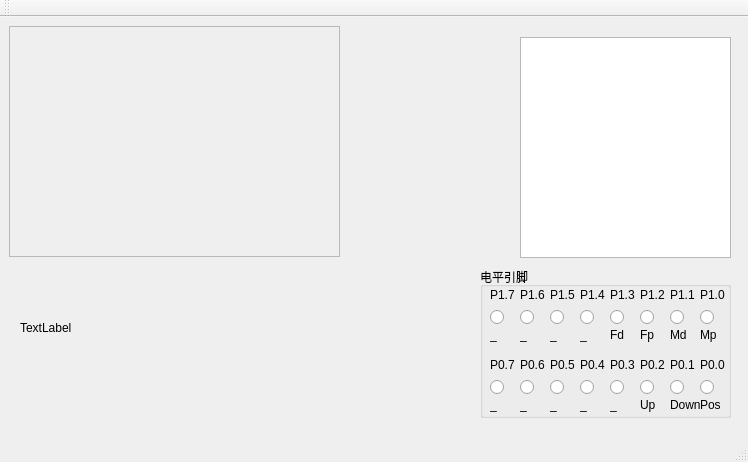
<?xml version="1.0" encoding="UTF-8"?>
<ui version="4.0">
 <class>AutoSampler</class>
 <widget class="QMainWindow" name="AutoSampler">
  <property name="geometry">
   <rect>
    <x>0</x>
    <y>0</y>
    <width>748</width>
    <height>462</height>
   </rect>
  </property>
  <property name="windowTitle">
   <string>AutoSampler</string>
  </property>
  <widget class="QWidget" name="centralWidget">
   <widget class="QScrollArea" name="scrollArea">
    <property name="geometry">
     <rect>
      <x>9</x>
      <y>9</y>
      <width>331</width>
      <height>231</height>
     </rect>
    </property>
    <property name="widgetResizable">
     <bool>true</bool>
    </property>
    <widget class="QWidget" name="scrollAreaWidgetContents">
     <property name="geometry">
      <rect>
       <x>0</x>
       <y>0</y>
       <width>329</width>
       <height>229</height>
      </rect>
     </property>
    </widget>
   </widget>
   <widget class="QTextEdit" name="textEdit">
    <property name="geometry">
     <rect>
      <x>520</x>
      <y>20</y>
      <width>211</width>
      <height>221</height>
     </rect>
    </property>
    <property name="verticalScrollBarPolicy">
     <enum>Qt::ScrollBarAsNeeded</enum>
    </property>
    <property name="horizontalScrollBarPolicy">
     <enum>Qt::ScrollBarAsNeeded</enum>
    </property>
   </widget>
   <widget class="QLabel" name="lab_pic">
    <property name="geometry">
     <rect>
      <x>20</x>
      <y>290</y>
      <width>81</width>
      <height>41</height>
     </rect>
    </property>
    <property name="text">
     <string>TextLabel</string>
    </property>
   </widget>
   <widget class="QGroupBox" name="groupBox">
    <property name="geometry">
     <rect>
      <x>480</x>
      <y>250</y>
      <width>251</width>
      <height>151</height>
     </rect>
    </property>
    <property name="title">
     <string>电平引脚</string>
    </property>
    <widget class="QLabel" name="label_14">
     <property name="geometry">
      <rect>
       <x>40</x>
       <y>60</y>
       <width>16</width>
       <height>16</height>
      </rect>
     </property>
     <property name="text">
      <string>_</string>
     </property>
    </widget>
    <widget class="QLabel" name="label_10">
     <property name="geometry">
      <rect>
       <x>100</x>
       <y>60</y>
       <width>16</width>
       <height>16</height>
      </rect>
     </property>
     <property name="text">
      <string>_</string>
     </property>
    </widget>
    <widget class="QLabel" name="label_16">
     <property name="geometry">
      <rect>
       <x>10</x>
       <y>60</y>
       <width>16</width>
       <height>16</height>
      </rect>
     </property>
     <property name="text">
      <string>_</string>
     </property>
    </widget>
    <widget class="QLabel" name="label_2">
     <property name="geometry">
      <rect>
       <x>220</x>
       <y>60</y>
       <width>16</width>
       <height>16</height>
      </rect>
     </property>
     <property name="text">
      <string>Mp</string>
     </property>
    </widget>
    <widget class="QLabel" name="label_13">
     <property name="geometry">
      <rect>
       <x>40</x>
       <y>20</y>
       <width>31</width>
       <height>16</height>
      </rect>
     </property>
     <property name="text">
      <string>P1.6</string>
     </property>
    </widget>
    <widget class="QLabel" name="label_5">
     <property name="geometry">
      <rect>
       <x>160</x>
       <y>20</y>
       <width>31</width>
       <height>16</height>
      </rect>
     </property>
     <property name="text">
      <string>P1.2</string>
     </property>
    </widget>
    <widget class="QLabel" name="label_4">
     <property name="geometry">
      <rect>
       <x>190</x>
       <y>60</y>
       <width>16</width>
       <height>16</height>
      </rect>
     </property>
     <property name="text">
      <string>Md</string>
     </property>
    </widget>
    <widget class="QGroupBox" name="groupBox_8">
     <property name="geometry">
      <rect>
       <x>40</x>
       <y>40</y>
       <width>21</width>
       <height>21</height>
      </rect>
     </property>
     <property name="styleSheet">
      <string notr="true">border:none;</string>
     </property>
     <property name="title">
      <string/>
     </property>
     <widget class="QRadioButton" name="rad_1_6">
      <property name="geometry">
       <rect>
        <x>0</x>
        <y>0</y>
        <width>16</width>
        <height>21</height>
       </rect>
      </property>
      <property name="text">
       <string/>
      </property>
     </widget>
    </widget>
    <widget class="QGroupBox" name="groupBox_2">
     <property name="geometry">
      <rect>
       <x>220</x>
       <y>40</y>
       <width>21</width>
       <height>21</height>
      </rect>
     </property>
     <property name="styleSheet">
      <string notr="true">border:none;</string>
     </property>
     <property name="title">
      <string/>
     </property>
     <widget class="QRadioButton" name="rad_1_0">
      <property name="geometry">
       <rect>
        <x>0</x>
        <y>0</y>
        <width>16</width>
        <height>21</height>
       </rect>
      </property>
      <property name="text">
       <string/>
      </property>
     </widget>
    </widget>
    <widget class="QLabel" name="label_3">
     <property name="geometry">
      <rect>
       <x>190</x>
       <y>20</y>
       <width>31</width>
       <height>16</height>
      </rect>
     </property>
     <property name="text">
      <string>P1.1</string>
     </property>
    </widget>
    <widget class="QLabel" name="label_7">
     <property name="geometry">
      <rect>
       <x>130</x>
       <y>20</y>
       <width>31</width>
       <height>16</height>
      </rect>
     </property>
     <property name="text">
      <string>P1.3</string>
     </property>
    </widget>
    <widget class="QGroupBox" name="groupBox_6">
     <property name="geometry">
      <rect>
       <x>100</x>
       <y>40</y>
       <width>21</width>
       <height>21</height>
      </rect>
     </property>
     <property name="styleSheet">
      <string notr="true">border:none;</string>
     </property>
     <property name="title">
      <string/>
     </property>
     <widget class="QRadioButton" name="rad_1_4">
      <property name="geometry">
       <rect>
        <x>0</x>
        <y>0</y>
        <width>16</width>
        <height>21</height>
       </rect>
      </property>
      <property name="text">
       <string/>
      </property>
     </widget>
    </widget>
    <widget class="QLabel" name="label">
     <property name="geometry">
      <rect>
       <x>220</x>
       <y>20</y>
       <width>31</width>
       <height>16</height>
      </rect>
     </property>
     <property name="text">
      <string>P1.0</string>
     </property>
    </widget>
    <widget class="QGroupBox" name="groupBox_7">
     <property name="geometry">
      <rect>
       <x>70</x>
       <y>40</y>
       <width>21</width>
       <height>21</height>
      </rect>
     </property>
     <property name="styleSheet">
      <string notr="true">border:none;</string>
     </property>
     <property name="title">
      <string/>
     </property>
     <widget class="QRadioButton" name="rad_1_5">
      <property name="geometry">
       <rect>
        <x>0</x>
        <y>0</y>
        <width>16</width>
        <height>21</height>
       </rect>
      </property>
      <property name="text">
       <string/>
      </property>
     </widget>
    </widget>
    <widget class="QLabel" name="label_6">
     <property name="geometry">
      <rect>
       <x>160</x>
       <y>60</y>
       <width>16</width>
       <height>16</height>
      </rect>
     </property>
     <property name="text">
      <string>Fp</string>
     </property>
    </widget>
    <widget class="QLabel" name="label_9">
     <property name="geometry">
      <rect>
       <x>100</x>
       <y>20</y>
       <width>31</width>
       <height>16</height>
      </rect>
     </property>
     <property name="text">
      <string>P1.4</string>
     </property>
    </widget>
    <widget class="QLabel" name="label_15">
     <property name="geometry">
      <rect>
       <x>10</x>
       <y>20</y>
       <width>31</width>
       <height>16</height>
      </rect>
     </property>
     <property name="text">
      <string>P1.7</string>
     </property>
    </widget>
    <widget class="QLabel" name="label_8">
     <property name="geometry">
      <rect>
       <x>130</x>
       <y>60</y>
       <width>16</width>
       <height>16</height>
      </rect>
     </property>
     <property name="text">
      <string>Fd</string>
     </property>
    </widget>
    <widget class="QGroupBox" name="groupBox_4">
     <property name="geometry">
      <rect>
       <x>160</x>
       <y>40</y>
       <width>21</width>
       <height>21</height>
      </rect>
     </property>
     <property name="styleSheet">
      <string notr="true">border:none;</string>
     </property>
     <property name="title">
      <string/>
     </property>
     <widget class="QRadioButton" name="rad_1_2">
      <property name="geometry">
       <rect>
        <x>0</x>
        <y>0</y>
        <width>16</width>
        <height>21</height>
       </rect>
      </property>
      <property name="text">
       <string/>
      </property>
     </widget>
    </widget>
    <widget class="QLabel" name="label_11">
     <property name="geometry">
      <rect>
       <x>70</x>
       <y>20</y>
       <width>31</width>
       <height>16</height>
      </rect>
     </property>
     <property name="text">
      <string>P1.5</string>
     </property>
    </widget>
    <widget class="QGroupBox" name="groupBox_3">
     <property name="geometry">
      <rect>
       <x>190</x>
       <y>40</y>
       <width>21</width>
       <height>21</height>
      </rect>
     </property>
     <property name="styleSheet">
      <string notr="true">border:none;</string>
     </property>
     <property name="title">
      <string/>
     </property>
     <widget class="QRadioButton" name="rad_1_1">
      <property name="geometry">
       <rect>
        <x>0</x>
        <y>0</y>
        <width>16</width>
        <height>21</height>
       </rect>
      </property>
      <property name="text">
       <string/>
      </property>
     </widget>
    </widget>
    <widget class="QGroupBox" name="groupBox_5">
     <property name="geometry">
      <rect>
       <x>130</x>
       <y>40</y>
       <width>21</width>
       <height>21</height>
      </rect>
     </property>
     <property name="styleSheet">
      <string notr="true">border:none;</string>
     </property>
     <property name="title">
      <string/>
     </property>
     <widget class="QRadioButton" name="rad_1_3">
      <property name="geometry">
       <rect>
        <x>0</x>
        <y>0</y>
        <width>16</width>
        <height>21</height>
       </rect>
      </property>
      <property name="text">
       <string/>
      </property>
     </widget>
    </widget>
    <widget class="QLabel" name="label_12">
     <property name="geometry">
      <rect>
       <x>70</x>
       <y>60</y>
       <width>16</width>
       <height>16</height>
      </rect>
     </property>
     <property name="text">
      <string>_</string>
     </property>
    </widget>
    <widget class="QGroupBox" name="groupBox_9">
     <property name="geometry">
      <rect>
       <x>10</x>
       <y>40</y>
       <width>21</width>
       <height>21</height>
      </rect>
     </property>
     <property name="styleSheet">
      <string notr="true">border:none;</string>
     </property>
     <property name="title">
      <string/>
     </property>
     <widget class="QRadioButton" name="rad_1_7">
      <property name="geometry">
       <rect>
        <x>0</x>
        <y>0</y>
        <width>16</width>
        <height>21</height>
       </rect>
      </property>
      <property name="text">
       <string/>
      </property>
     </widget>
    </widget>
    <widget class="QGroupBox" name="groupBox_11">
     <property name="geometry">
      <rect>
       <x>40</x>
       <y>110</y>
       <width>21</width>
       <height>21</height>
      </rect>
     </property>
     <property name="styleSheet">
      <string notr="true">border:none;</string>
     </property>
     <property name="title">
      <string/>
     </property>
     <widget class="QRadioButton" name="rad_0_6">
      <property name="geometry">
       <rect>
        <x>0</x>
        <y>0</y>
        <width>16</width>
        <height>21</height>
       </rect>
      </property>
      <property name="text">
       <string/>
      </property>
     </widget>
    </widget>
    <widget class="QGroupBox" name="groupBox_13">
     <property name="geometry">
      <rect>
       <x>70</x>
       <y>110</y>
       <width>21</width>
       <height>21</height>
      </rect>
     </property>
     <property name="styleSheet">
      <string notr="true">border:none;</string>
     </property>
     <property name="title">
      <string/>
     </property>
     <widget class="QRadioButton" name="rad_0_5">
      <property name="geometry">
       <rect>
        <x>0</x>
        <y>0</y>
        <width>16</width>
        <height>21</height>
       </rect>
      </property>
      <property name="text">
       <string/>
      </property>
     </widget>
    </widget>
    <widget class="QGroupBox" name="groupBox_15">
     <property name="geometry">
      <rect>
       <x>190</x>
       <y>110</y>
       <width>21</width>
       <height>21</height>
      </rect>
     </property>
     <property name="styleSheet">
      <string notr="true">border:none;</string>
     </property>
     <property name="title">
      <string/>
     </property>
     <widget class="QRadioButton" name="rad_0_1">
      <property name="geometry">
       <rect>
        <x>0</x>
        <y>0</y>
        <width>16</width>
        <height>21</height>
       </rect>
      </property>
      <property name="text">
       <string/>
      </property>
     </widget>
    </widget>
    <widget class="QLabel" name="label_32">
     <property name="geometry">
      <rect>
       <x>70</x>
       <y>130</y>
       <width>16</width>
       <height>16</height>
      </rect>
     </property>
     <property name="text">
      <string>_</string>
     </property>
    </widget>
    <widget class="QLabel" name="label_27">
     <property name="geometry">
      <rect>
       <x>160</x>
       <y>130</y>
       <width>16</width>
       <height>16</height>
      </rect>
     </property>
     <property name="text">
      <string>Up</string>
     </property>
    </widget>
    <widget class="QLabel" name="label_17">
     <property name="geometry">
      <rect>
       <x>100</x>
       <y>130</y>
       <width>16</width>
       <height>16</height>
      </rect>
     </property>
     <property name="text">
      <string>_</string>
     </property>
    </widget>
    <widget class="QGroupBox" name="groupBox_10">
     <property name="geometry">
      <rect>
       <x>220</x>
       <y>110</y>
       <width>21</width>
       <height>21</height>
      </rect>
     </property>
     <property name="styleSheet">
      <string notr="true">border:none</string>
     </property>
     <property name="title">
      <string/>
     </property>
     <property name="flat">
      <bool>false</bool>
     </property>
     <widget class="QRadioButton" name="rad_0_0">
      <property name="geometry">
       <rect>
        <x>0</x>
        <y>0</y>
        <width>16</width>
        <height>21</height>
       </rect>
      </property>
      <property name="text">
       <string/>
      </property>
     </widget>
    </widget>
    <widget class="QGroupBox" name="groupBox_16">
     <property name="geometry">
      <rect>
       <x>130</x>
       <y>110</y>
       <width>21</width>
       <height>21</height>
      </rect>
     </property>
     <property name="styleSheet">
      <string notr="true">border:none;</string>
     </property>
     <property name="title">
      <string/>
     </property>
     <widget class="QRadioButton" name="rad_0_3">
      <property name="geometry">
       <rect>
        <x>0</x>
        <y>0</y>
        <width>16</width>
        <height>21</height>
       </rect>
      </property>
      <property name="text">
       <string/>
      </property>
     </widget>
    </widget>
    <widget class="QLabel" name="label_19">
     <property name="geometry">
      <rect>
       <x>10</x>
       <y>130</y>
       <width>16</width>
       <height>16</height>
      </rect>
     </property>
     <property name="text">
      <string>_</string>
     </property>
    </widget>
    <widget class="QLabel" name="label_26">
     <property name="geometry">
      <rect>
       <x>220</x>
       <y>90</y>
       <width>31</width>
       <height>16</height>
      </rect>
     </property>
     <property name="text">
      <string>P0.0</string>
     </property>
    </widget>
    <widget class="QLabel" name="label_31">
     <property name="geometry">
      <rect>
       <x>70</x>
       <y>90</y>
       <width>31</width>
       <height>16</height>
      </rect>
     </property>
     <property name="text">
      <string>P0.5</string>
     </property>
    </widget>
    <widget class="QGroupBox" name="groupBox_12">
     <property name="geometry">
      <rect>
       <x>100</x>
       <y>110</y>
       <width>21</width>
       <height>21</height>
      </rect>
     </property>
     <property name="styleSheet">
      <string notr="true">border:none;</string>
     </property>
     <property name="title">
      <string/>
     </property>
     <widget class="QRadioButton" name="rad_0_4">
      <property name="geometry">
       <rect>
        <x>0</x>
        <y>0</y>
        <width>16</width>
        <height>21</height>
       </rect>
      </property>
      <property name="text">
       <string/>
      </property>
     </widget>
    </widget>
    <widget class="QGroupBox" name="groupBox_17">
     <property name="geometry">
      <rect>
       <x>10</x>
       <y>110</y>
       <width>21</width>
       <height>21</height>
      </rect>
     </property>
     <property name="styleSheet">
      <string notr="true">border:none;</string>
     </property>
     <property name="title">
      <string/>
     </property>
     <widget class="QRadioButton" name="rad_0_7">
      <property name="geometry">
       <rect>
        <x>0</x>
        <y>0</y>
        <width>16</width>
        <height>21</height>
       </rect>
      </property>
      <property name="text">
       <string/>
      </property>
     </widget>
    </widget>
    <widget class="QGroupBox" name="groupBox_14">
     <property name="geometry">
      <rect>
       <x>160</x>
       <y>110</y>
       <width>21</width>
       <height>21</height>
      </rect>
     </property>
     <property name="styleSheet">
      <string notr="true">border:none;</string>
     </property>
     <property name="title">
      <string/>
     </property>
     <widget class="QRadioButton" name="rad_0_2">
      <property name="geometry">
       <rect>
        <x>0</x>
        <y>0</y>
        <width>16</width>
        <height>21</height>
       </rect>
      </property>
      <property name="text">
       <string/>
      </property>
     </widget>
    </widget>
    <widget class="QLabel" name="label_22">
     <property name="geometry">
      <rect>
       <x>160</x>
       <y>90</y>
       <width>31</width>
       <height>16</height>
      </rect>
     </property>
     <property name="text">
      <string>P0.2</string>
     </property>
    </widget>
    <widget class="QLabel" name="label_24">
     <property name="geometry">
      <rect>
       <x>190</x>
       <y>90</y>
       <width>31</width>
       <height>16</height>
      </rect>
     </property>
     <property name="text">
      <string>P0.1</string>
     </property>
    </widget>
    <widget class="QLabel" name="label_21">
     <property name="geometry">
      <rect>
       <x>220</x>
       <y>130</y>
       <width>21</width>
       <height>16</height>
      </rect>
     </property>
     <property name="text">
      <string>Pos</string>
     </property>
    </widget>
    <widget class="QLabel" name="label_25">
     <property name="geometry">
      <rect>
       <x>130</x>
       <y>90</y>
       <width>31</width>
       <height>16</height>
      </rect>
     </property>
     <property name="text">
      <string>P0.3</string>
     </property>
    </widget>
    <widget class="QLabel" name="label_29">
     <property name="geometry">
      <rect>
       <x>10</x>
       <y>90</y>
       <width>31</width>
       <height>16</height>
      </rect>
     </property>
     <property name="text">
      <string>P0.7</string>
     </property>
    </widget>
    <widget class="QLabel" name="label_30">
     <property name="geometry">
      <rect>
       <x>130</x>
       <y>130</y>
       <width>16</width>
       <height>16</height>
      </rect>
     </property>
     <property name="text">
      <string>_</string>
     </property>
    </widget>
    <widget class="QLabel" name="label_23">
     <property name="geometry">
      <rect>
       <x>190</x>
       <y>130</y>
       <width>31</width>
       <height>16</height>
      </rect>
     </property>
     <property name="text">
      <string>Down</string>
     </property>
    </widget>
    <widget class="QLabel" name="label_20">
     <property name="geometry">
      <rect>
       <x>40</x>
       <y>90</y>
       <width>31</width>
       <height>16</height>
      </rect>
     </property>
     <property name="text">
      <string>P0.6</string>
     </property>
    </widget>
    <widget class="QLabel" name="label_18">
     <property name="geometry">
      <rect>
       <x>40</x>
       <y>130</y>
       <width>16</width>
       <height>16</height>
      </rect>
     </property>
     <property name="text">
      <string>_</string>
     </property>
    </widget>
    <widget class="QLabel" name="label_28">
     <property name="geometry">
      <rect>
       <x>100</x>
       <y>90</y>
       <width>31</width>
       <height>16</height>
      </rect>
     </property>
     <property name="text">
      <string>P0.4</string>
     </property>
    </widget>
    <zorder>label_2</zorder>
    <zorder>label</zorder>
    <zorder>groupBox_2</zorder>
    <zorder>label_4</zorder>
    <zorder>groupBox_3</zorder>
    <zorder>label_3</zorder>
    <zorder>label_4</zorder>
    <zorder>groupBox_3</zorder>
    <zorder>label_3</zorder>
    <zorder>groupBox_4</zorder>
    <zorder>label_5</zorder>
    <zorder>label_6</zorder>
    <zorder>label_8</zorder>
    <zorder>label_7</zorder>
    <zorder>groupBox_5</zorder>
    <zorder>label_8</zorder>
    <zorder>label_7</zorder>
    <zorder>groupBox_5</zorder>
    <zorder>label_10</zorder>
    <zorder>label_9</zorder>
    <zorder>groupBox_6</zorder>
    <zorder>label_12</zorder>
    <zorder>groupBox_7</zorder>
    <zorder>label_11</zorder>
    <zorder>label_14</zorder>
    <zorder>label_13</zorder>
    <zorder>groupBox_8</zorder>
    <zorder>label_16</zorder>
    <zorder>label_15</zorder>
    <zorder>groupBox_9</zorder>
    <zorder>label_14</zorder>
    <zorder>label_10</zorder>
    <zorder>label_16</zorder>
    <zorder>label_2</zorder>
    <zorder>label_13</zorder>
    <zorder>label_5</zorder>
    <zorder>label_4</zorder>
    <zorder>groupBox_8</zorder>
    <zorder>groupBox_2</zorder>
    <zorder>label_3</zorder>
    <zorder>label_7</zorder>
    <zorder>groupBox_6</zorder>
    <zorder>label</zorder>
    <zorder>groupBox_7</zorder>
    <zorder>label_6</zorder>
    <zorder>label_9</zorder>
    <zorder>label_15</zorder>
    <zorder>label_8</zorder>
    <zorder>groupBox_4</zorder>
    <zorder>label_11</zorder>
    <zorder>groupBox_3</zorder>
    <zorder>groupBox_5</zorder>
    <zorder>label_12</zorder>
    <zorder>groupBox_9</zorder>
    <zorder>label_14</zorder>
    <zorder>label_10</zorder>
    <zorder>label_16</zorder>
    <zorder>label_2</zorder>
    <zorder>label_13</zorder>
    <zorder>label_5</zorder>
    <zorder>label_4</zorder>
    <zorder>groupBox_8</zorder>
    <zorder>groupBox_2</zorder>
    <zorder>label_3</zorder>
    <zorder>label_7</zorder>
    <zorder>groupBox_6</zorder>
    <zorder>label</zorder>
    <zorder>groupBox_7</zorder>
    <zorder>label_6</zorder>
    <zorder>label_9</zorder>
    <zorder>label_15</zorder>
    <zorder>label_8</zorder>
    <zorder>groupBox_4</zorder>
    <zorder>label_11</zorder>
    <zorder>groupBox_3</zorder>
    <zorder>groupBox_5</zorder>
    <zorder>label_12</zorder>
    <zorder>groupBox_9</zorder>
    <zorder>groupBox_11</zorder>
    <zorder>groupBox_13</zorder>
    <zorder>groupBox_15</zorder>
    <zorder>label_32</zorder>
    <zorder>label_27</zorder>
    <zorder>label_17</zorder>
    <zorder>groupBox_10</zorder>
    <zorder>groupBox_16</zorder>
    <zorder>label_19</zorder>
    <zorder>label_26</zorder>
    <zorder>label_31</zorder>
    <zorder>groupBox_12</zorder>
    <zorder>groupBox_17</zorder>
    <zorder>groupBox_14</zorder>
    <zorder>label_22</zorder>
    <zorder>label_24</zorder>
    <zorder>label_21</zorder>
    <zorder>label_25</zorder>
    <zorder>label_29</zorder>
    <zorder>label_30</zorder>
    <zorder>label_23</zorder>
    <zorder>label_20</zorder>
    <zorder>label_18</zorder>
    <zorder>label_28</zorder>
   </widget>
  </widget>
  <widget class="QMenuBar" name="menuBar">
   <property name="geometry">
    <rect>
     <x>0</x>
     <y>0</y>
     <width>748</width>
     <height>23</height>
    </rect>
   </property>
  </widget>
  <widget class="QToolBar" name="mainToolBar">
   <attribute name="toolBarArea">
    <enum>TopToolBarArea</enum>
   </attribute>
   <attribute name="toolBarBreak">
    <bool>false</bool>
   </attribute>
  </widget>
  <widget class="QStatusBar" name="statusBar"/>
 </widget>
 <layoutdefault spacing="6" margin="11"/>
 <resources/>
 <connections/>
</ui>
